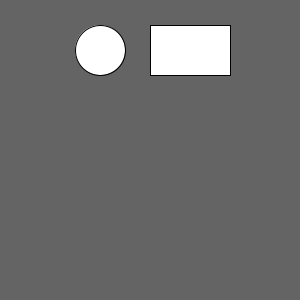
Frame 1 (no input)
Frame 60 (the mouse pressed at the canvas centre just before this capture): identical to frame 1, image omitted
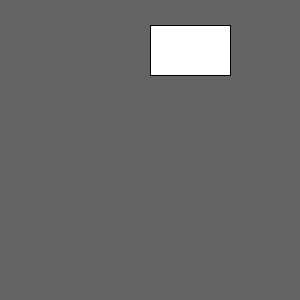
Frame 120 (the mouse held since frame 60 and released just before this capture)

The Processing sketch that drew these frames (run headless with seeded random() and noise(); from frame 60 on, the mouse is pressed at the canvas centre):

// Processing sketch: Conditionals_Slide_Example
// ── Conditionals_Slide_Example.pde
void setup() {
  size(300, 300);
}


void draw() {
  background(100);
  
  if (mouseX < 100) {
    circle(100, 50, 50);
  }

  rect(150, 25, 80, 50);
}
